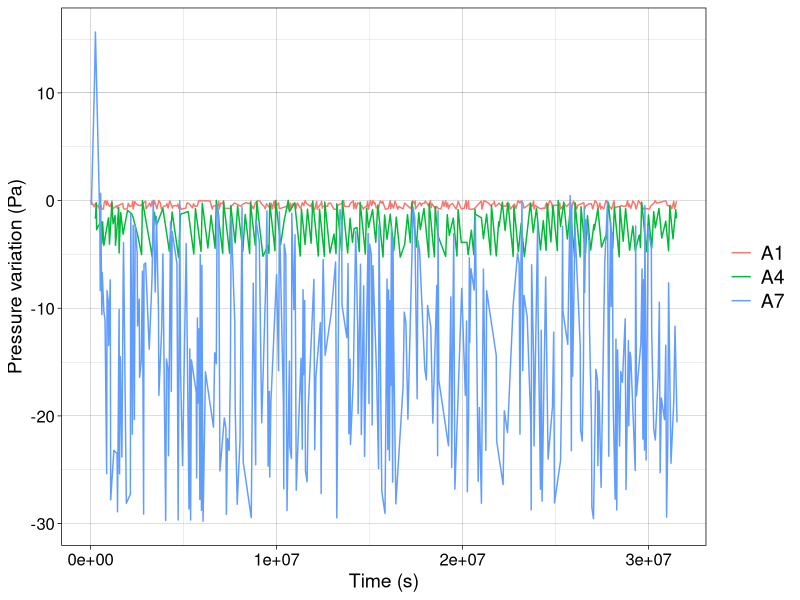
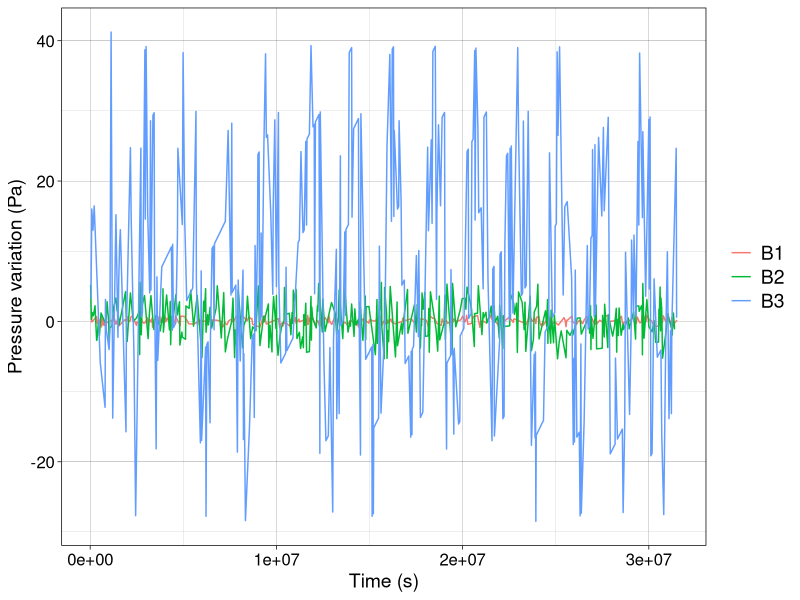
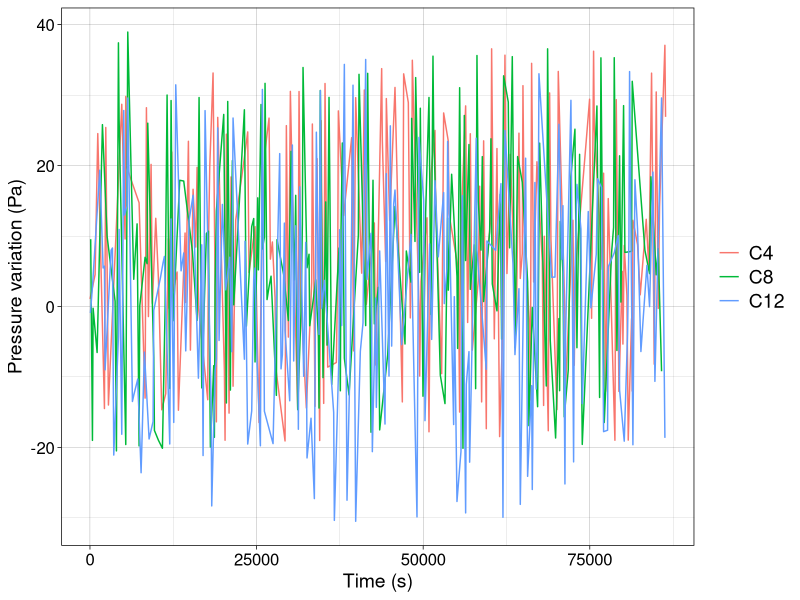
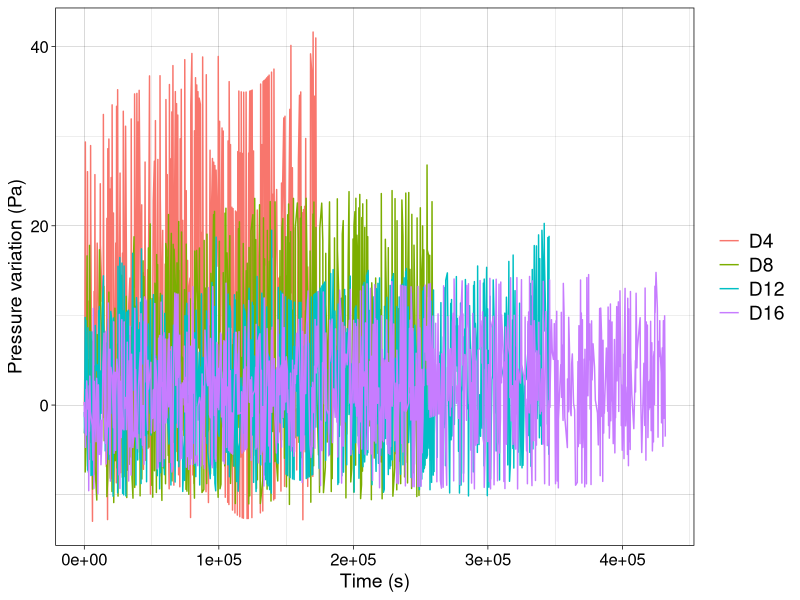

Write the R code that produced these figures, in order.
##########################################################################
##                                                                      ##
##  Definition and optimization of a MELCOR model of the                ##
##  IFMIF-DONES Argon Purification Subsystem                            ##
##                                                                      ##
##  Authors: A. Manjavacas                                              ##
##                                                                      ##
##  Copyright (c) Antonio Manjavacas, 2023                              ##
##  Contact: manjavacas@ugr.es                                          ##
##                                                                      ##
##########################################################################

library(tidyverse)

plot_pressure <- function(df) {
    ggplot(df, aes(x = `t (s)`, y = `P (Pa)`)) +
        geom_line() +
        labs(
            x = "Time (s)",
            y = "Pressure (Pa)"
        ) +
        theme_linedraw()
}

reduce_rows <- function(df, percentage = 25) {
    df %>%
        sample_frac(percentage / 100) %>%
        arrange(`t (s)`)
}


# Load data

A1 <- read_csv("./data/pressures/A1.csv") %>% reduce_rows()
A4 <- read_csv("./data/pressures/A4.csv") %>% reduce_rows()
A7 <- read_csv("./data/pressures/A7.csv") %>% reduce_rows()

B1 <- read_csv("./data/pressures/B1.csv") %>% reduce_rows()
B2 <- read_csv("./data/pressures/B2.csv") %>% reduce_rows()
B3 <- read_csv("./data/pressures/B3.csv") %>% reduce_rows()

C4 <- read_csv("./data/pressures/C4.csv") %>% reduce_rows()
C8 <- read_csv("./data/pressures/C8.csv") %>% reduce_rows()
C12 <- read_csv("./data/pressures/C12.csv") %>% reduce_rows()

D4 <- read_csv("./data/pressures/D4.csv") %>% reduce_rows()
D8 <- read_csv("./data/pressures/D8.csv") %>% reduce_rows()
D12 <- read_csv("./data/pressures/D12.csv") %>% reduce_rows()
D16 <- read_csv("./data/pressures/D16.csv") %>% reduce_rows()

A_scenarios <- list(A1 = A1, A4 = A4, A7 = A7)
B_scenarios <- list(B1 = B1, B2 = B2, B3 = B3)
C_scenarios <- list(C4 = C4, C8 = C8, C12 = C12)
D_scenarios <- list(D4 = D4, D8 = D8, D12 = D12, D16 = D16)


plot_datasets_facet <- function(dataset_list) {
    for (i in seq_along(dataset_list)) {
        dataset_list[[i]]$dataset <- names(dataset_list)[i]
    }

    plot <- ggplot(do.call(rbind, dataset_list), aes(x = `t (s)`, y = `Pnorm (Pa)`)) +
        geom_line() +
        facet_grid(. ~ dataset) +
        labs(x = "Time (s)", y = "Pressure variation (Pa)") +
        theme_linedraw() +
        theme(strip.text = element_text(size = 14))

    plot
}

plot_datasets_combined <- function(dataset_list, filename, leg_order) {
    dataset_list <- lapply(seq_along(dataset_list), function(i) {
        dataset <- dataset_list[[i]]
        dataset$dataset <- factor(names(dataset_list)[i], levels = leg_order)
        return(dataset)
    })

    p <- ggplot(do.call(rbind, dataset_list), aes(x = `t (s)`, y = `Pnorm (Pa)`, color = dataset)) +
        geom_line() +
        labs(x = "Time (s)", y = "Pressure variation (Pa)") +
        theme_linedraw() +
        theme(
            legend.position = "right",
            legend.title = element_blank(),
            legend.text = element_text(size = 14),
            axis.text = element_text(size = 12),
            axis.title = element_text(size = 14)
        )

    ggsave(filename, plot = p, width = 10, height = 6, dpi = 300, bg = "white")
}

plot_datasets_combined(A_scenarios, "plots/pressures_A.png", c("A1", "A4", "A7"))
plot_datasets_combined(B_scenarios, "plots/pressures_B.png", c("B1", "B2", "B3"))
plot_datasets_combined(C_scenarios, "plots/pressures_C.png", c("C4", "C8", "C12"))
plot_datasets_combined(D_scenarios, "plots/pressures_D.png", c("D4", "D8", "D12", "D16"))
